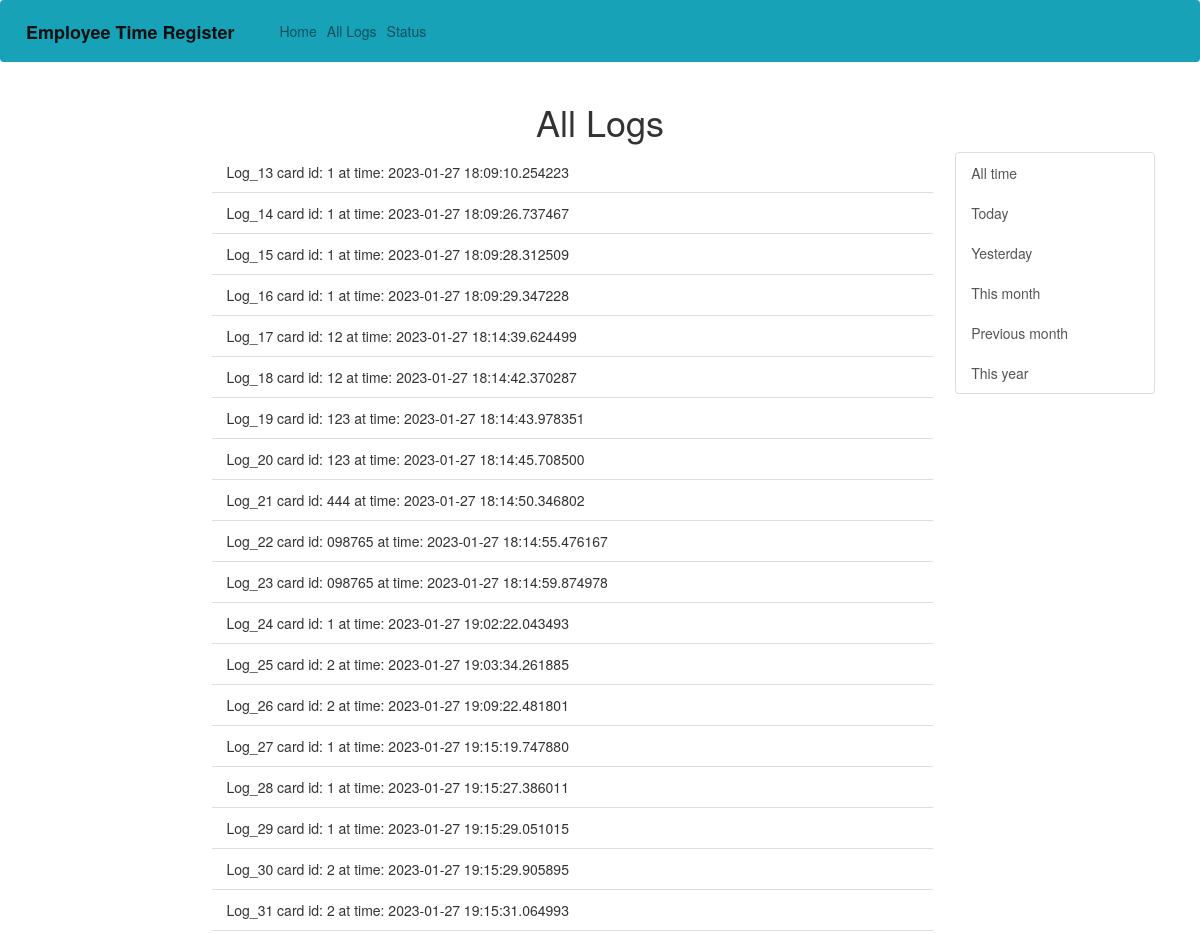
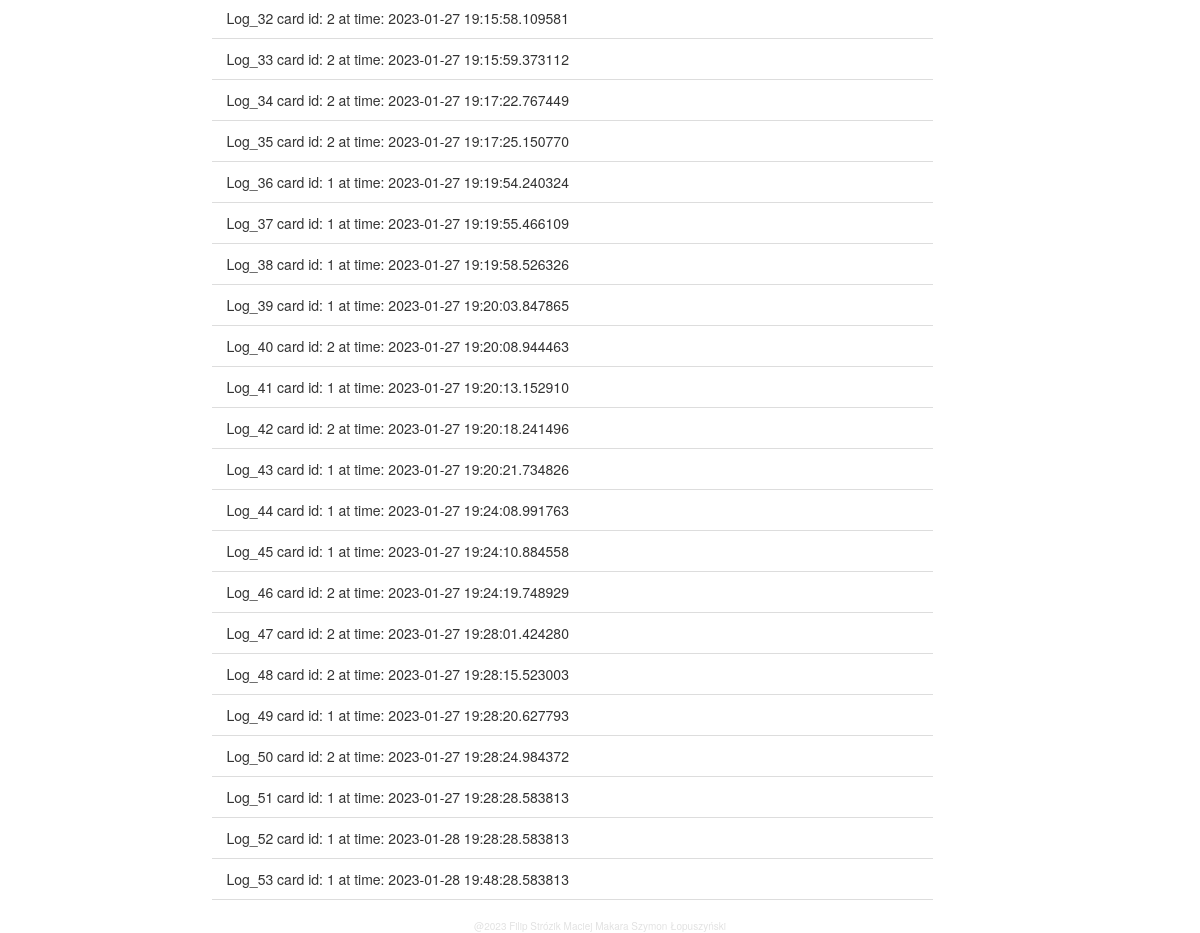
The app's page /all_logs with its own data (2 pictures, top to bottom).
### website/models.py (models this page shows)
class Log(db.Model):
    id = db.Column(db.Integer, primary_key=True, autoincrement=True)
    card_id = db.Column(db.String(20), db.ForeignKey('employee.card_id'))
    time = db.Column(db.String(40))
    def __str__(self):
        return "Log_%d card id: %s at time: %16s" % (self.id, self.card_id, self.time)

### website/views.py (the view, shortened to what this page needs)
@views.route('/all_logs', methods=['GET', 'POST'])
def all_logs():
    logs = Log.query.all()
    return render_template('all_logs.html', logs=logs)

### website/templates/all_logs.html (shortened to what this page needs)
{% extends "base.html" %} {% block title %}All_Logs{% endblock %} {% block content%}
<div class="container">
  <h1 align="center">All Logs</h1>
  <section class="float-right" style="width: 18%; height: auto;">
    <form method="POST">
      <div class="list-group" name="how_long">
        <button type="submit" class="list-group-item list-group-item-action" name="time" id="time" value="all_time">All time</button>
        <button type="submit" class="list-group-item list-group-item-action" name="time" id="time" value="today">Today</button>
        <button type="submit" class="list-group-item list-group-item-action" name="time" id="time" value="yesterday">Yesterday</button>
        <button type="submit" class="list-group-item list-group-item-action" name="time" id="time" value="this_month">This month</button>
        <button type="submit" class="list-group-item list-group-item-action" name="time" id="time" value="prev_month">Previous month</button>
        <button type="submit" class="list-group-item list-group-item-action" name="time" id="time" value="this_year">This year</button>
      </div>
    </form>
  </section>
  <section class="float-left" style="width: 15%; height: auto;">
  </section>
  <section class="float-left" style="width: 65%; height: auto;">
    <ul class="list-group list-group-flush" id="notifications">
      {% for log in logs %}
      <li class="list-group-item">
          {{ log.__str__() }}
      </li>
      {% endfor %}
    </ul>
  </section>
</div>
{% endblock %}

### records on screen
Log: __str__ "Log_13 card id: 1 at time: 2023-01-27 18:09:10.254223"
Log: __str__ "Log_14 card id: 1 at time: 2023-01-27 18:09:26.737467"
Log: __str__ "Log_15 card id: 1 at time: 2023-01-27 18:09:28.312509"
Log: __str__ "Log_16 card id: 1 at time: 2023-01-27 18:09:29.347228"
Log: __str__ "Log_17 card id: 12 at time: 2023-01-27 18:14:39.624499"
Log: __str__ "Log_18 card id: 12 at time: 2023-01-27 18:14:42.370287"
Log: __str__ "Log_19 card id: 123 at time: 2023-01-27 18:14:43.978351"
Log: __str__ "Log_20 card id: 123 at time: 2023-01-27 18:14:45.708500"
Log: __str__ "Log_21 card id: 444 at time: 2023-01-27 18:14:50.346802"
Log: __str__ "Log_22 card id: 098765 at time: 2023-01-27 18:14:55.476167"
Log: __str__ "Log_23 card id: 098765 at time: 2023-01-27 18:14:59.874978"
Log: __str__ "Log_24 card id: 1 at time: 2023-01-27 19:02:22.043493"
Log: __str__ "Log_25 card id: 2 at time: 2023-01-27 19:03:34.261885"
Log: __str__ "Log_26 card id: 2 at time: 2023-01-27 19:09:22.481801"
Log: __str__ "Log_27 card id: 1 at time: 2023-01-27 19:15:19.747880"
Log: __str__ "Log_28 card id: 1 at time: 2023-01-27 19:15:27.386011"
Log: __str__ "Log_29 card id: 1 at time: 2023-01-27 19:15:29.051015"
Log: __str__ "Log_30 card id: 2 at time: 2023-01-27 19:15:29.905895"
Log: __str__ "Log_31 card id: 2 at time: 2023-01-27 19:15:31.064993"
Log: __str__ "Log_32 card id: 2 at time: 2023-01-27 19:15:58.109581"
Log: __str__ "Log_33 card id: 2 at time: 2023-01-27 19:15:59.373112"
Log: __str__ "Log_34 card id: 2 at time: 2023-01-27 19:17:22.767449"
Log: __str__ "Log_35 card id: 2 at time: 2023-01-27 19:17:25.150770"
Log: __str__ "Log_36 card id: 1 at time: 2023-01-27 19:19:54.240324"
Log: __str__ "Log_37 card id: 1 at time: 2023-01-27 19:19:55.466109"
Log: __str__ "Log_38 card id: 1 at time: 2023-01-27 19:19:58.526326"
Log: __str__ "Log_39 card id: 1 at time: 2023-01-27 19:20:03.847865"
Log: __str__ "Log_40 card id: 2 at time: 2023-01-27 19:20:08.944463"
Log: __str__ "Log_41 card id: 1 at time: 2023-01-27 19:20:13.152910"
Log: __str__ "Log_42 card id: 2 at time: 2023-01-27 19:20:18.241496"
Log: __str__ "Log_43 card id: 1 at time: 2023-01-27 19:20:21.734826"
Log: __str__ "Log_44 card id: 1 at time: 2023-01-27 19:24:08.991763"
Log: __str__ "Log_45 card id: 1 at time: 2023-01-27 19:24:10.884558"
Log: __str__ "Log_46 card id: 2 at time: 2023-01-27 19:24:19.748929"
Log: __str__ "Log_47 card id: 2 at time: 2023-01-27 19:28:01.424280"
Log: __str__ "Log_48 card id: 2 at time: 2023-01-27 19:28:15.523003"
Log: __str__ "Log_49 card id: 1 at time: 2023-01-27 19:28:20.627793"
Log: __str__ "Log_50 card id: 2 at time: 2023-01-27 19:28:24.984372"
Log: __str__ "Log_51 card id: 1 at time: 2023-01-27 19:28:28.583813"
Log: __str__ "Log_52 card id: 1 at time: 2023-01-28 19:28:28.583813"
Log: __str__ "Log_53 card id: 1 at time: 2023-01-28 19:48:28.583813"
